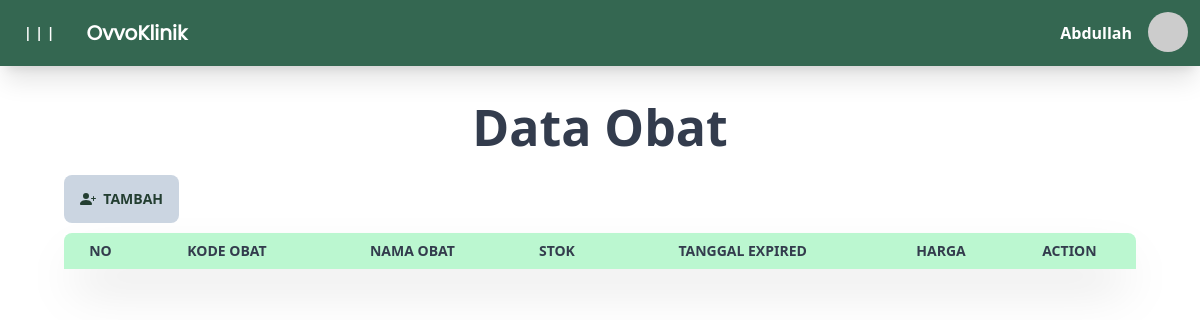
Page /src/page/home.php?page=data_obat (signed in) on the earlier database version.
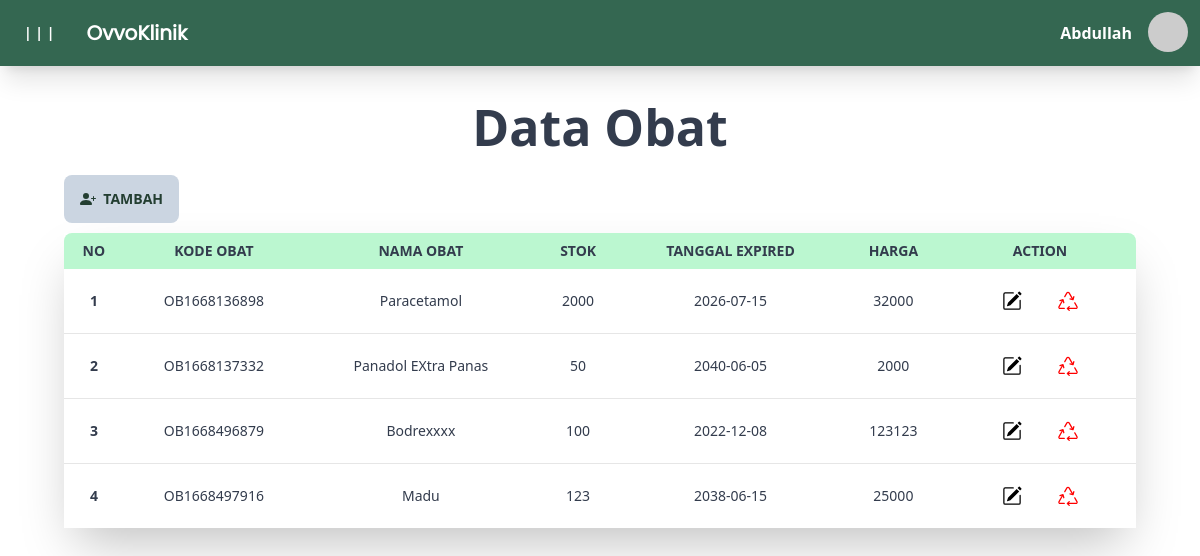
Same page on the later database version.
### tables this page shows
CREATE TABLE `obat` (
  `id` int(7) NOT NULL,
  `kode` varchar(20) NOT NULL,
  `nama` varchar(30) NOT NULL,
  `stok` int(10) NOT NULL,
  `tgl_exp` varchar(20) NOT NULL,
  `harga` decimal(12,0) NOT NULL
);

### src/engine/koneksi.php (called while the page is built, shortened)
<?php
    class database {
        var $host = 'localhost';
        var $username = 'root';
        var $password = '';
        var $db = 'ovvo';
        function __construct(){
            $this -> koneksi = mysqli_connect(
                $this -> host,
                $this -> username,
                $this -> password,
                $this -> db
            );
        }
         function tampil_obat() {
            $query = mysqli_query($this -> koneksi, "SELECT * FROM obat");
            while ($row = mysqli_fetch_array($query)){
                $data[] = $row;
            }
            return $data;
         }
    }

### src/page/obat/data_obat.php (the view, shortened to what this page needs)
<center>
  <br>
  <div style="padding-bottom: 10px; ;">
    <h1 style="font-size: 50px;" class="font-bold">Data Obat</h1>
  </div>
</center>
<div class="md:px-16 px-5">
  <div style="padding-bottom: 10px;">
    <a href="home.php?page=tambah_obat">
      <button style="border: 0;" class="btn btn-primary font-semibold bg-slate-300 hover:bg-teal-500">
        &nbsp;&nbsp;Tambah
      </button>
    </a>
  </div>
  <div class="shadow-2xl">
    <div class="overflow-x-auto">
      <table id="myTable" class="table table-compact w-full text-center">
        <thead>
          <tr>
            <th class="bg-green-200" style="text-align: center;">No</th>
            <th class="bg-green-200" style="text-align: center;">Kode Obat</th>
            <th class="bg-green-200" style="text-align: center;">Nama Obat</th>
            <th class="bg-green-200" style="text-align: center;">Stok</th>
            <th class="bg-green-200" style="text-align: center;">Tanggal Expired</th>
            <th class="bg-green-200" style="text-align: center;">Harga</th>
            <th class="bg-green-200" style="text-align: center;">Action</th>
          </tr>
        </thead>
        <tbody>
          <?php
          $data = $db->tampil_obat();
          $no = 1;
          foreach ($data as $row) :
          ?>
            <tr>
              <th><?= $no++ ?></th>
              <td><?= $row['kode'] ?></td>
              <td><?= $row['nama'] ?></td>
              <td><?= $row['stok'] ?></td>
              <td><?= $row['tgl_exp'] ?></td>
              <td><?= $row['harga'] ?></td>
              <td>
                <a class="btn" style="background:transparent ; color: black; border: 0; height: min-content;" href="../page/home.php?page=edit_obat&id=<?= $row['id']; ?>">
                </a>
                <a class="btn tbl_hapus" style="background:transparent ; color: red; border: 0; height: min-content;" href="obat/proses.php?aksi=hapus&id=<?= $row['id']; ?>">
                </a>
              </td>
            </tr>
          <?php
          endforeach;
          ?>
      </table>
    </div>
  </div>
</div>
<br><br>

Differences in the rows shown:
added obat: kode "OB1668136898", nama "Paracetamol", stok "2000", tgl_exp "2026-07-15", harga "32000"
added obat: kode "OB1668137332", nama "Panadol EXtra Panas", stok "50", tgl_exp "2040-06-05", harga "2000"
added obat: kode "OB1668496879", nama "Bodrexxxx", stok "100", tgl_exp "2022-12-08", harga "123123"
added obat: kode "OB1668497916", nama "Madu", stok "123", tgl_exp "2038-06-15", harga "25000"
